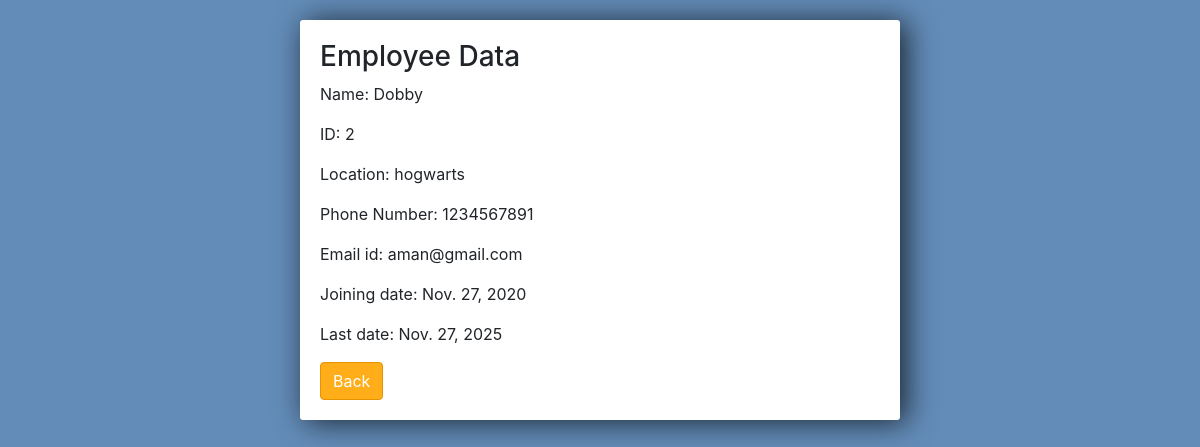
/employee/2/, run on an earlier commit of the app's database.
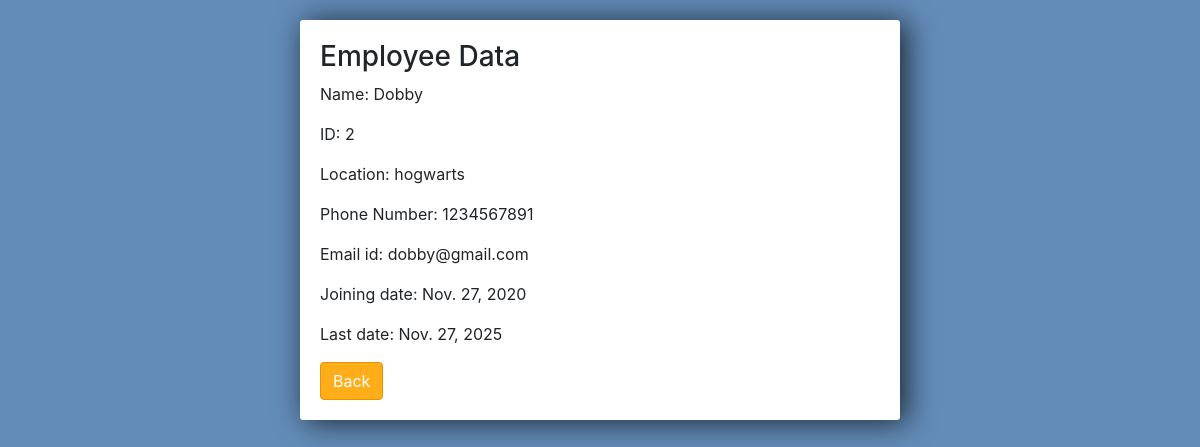
And on a later commit of the database.
### employee/models.py (models this page shows)
class Employee_model(models.Model):
	name = models.CharField(max_length=100)
	location = models.TextField()
	phone_number = models.IntegerField()
	email_id = models.EmailField(max_length = 254)
	joining_date = models.DateField()
	last_date = models.DateField()
	def __str__(self):
		return self.name

### employee/views.py (the view)
# urls.py: path('employee/<str:pk>/', views.get_employee, name = "employee_data"),
def get_employee(request, pk):
	emp = Employee_model.objects.get(id=pk)
	context = {
		'emp': emp
	}
	return render(request, 'employee/employee.html', context)

### employee/templates/employee/employee.html (shortened to what this page needs)
<link rel="stylesheet" href="https://stackpath.bootstrapcdn.com/bootstrap/4.3.1/css/bootstrap.min.css">
<div class = "center-column">
<h3>Employee Data</h3>
<p>Name: {{emp}}</p>
<p>ID: {{emp.id}}</p>
<p>Location: {{emp.location}}</p>
<p>Phone Number: {{emp.phone_number}}</p>
<p>Email id: {{emp.email_id}}</p>
<p>Joining date: {{emp.joining_date}}</p>
<p>Last date: {{emp.last_date}}</p>
<a class="btn btn-info btn-danger" href="{% url 'list' %}">Back</a>
</div>

What changed in the data, as far as the page shows it:
changed Employee_model "Dobby": email_id "aman@gmail.com" → "dobby@gmail.com"
